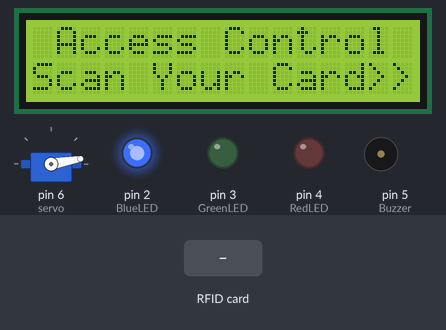
Recording of a sketch running on a simulated Arduino Uno, built with avr-gcc and run on an emulated ATmega328P. Shown: 16×2 character LCD, servo, output pins drawn as LEDs (lit = HIGH), buzzer (waves = sounding). The test bench sets the inputs (shaded band). Pins used as bus, display or sensor lines are not drawn; what the sketch prints to the serial monitor is not drawn.

Above: at 1.3 s.
1.4 s: RFID card 0A C6 3A 03 held to the reader
At 1.61 s:
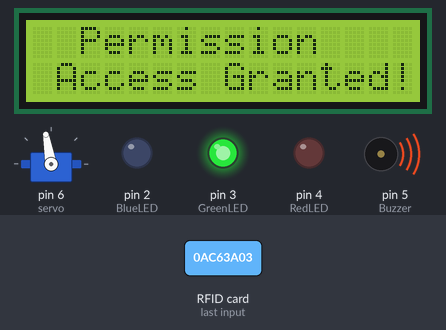
At 3.4 s:
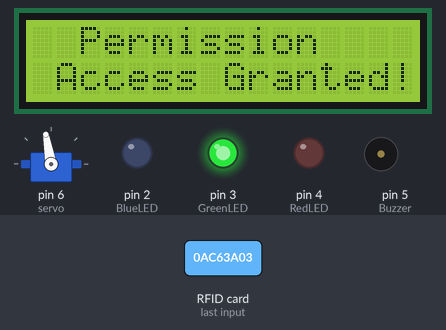
3.7 s: RFID card F3 BB 22 39 held to the reader
At 10.8 s:
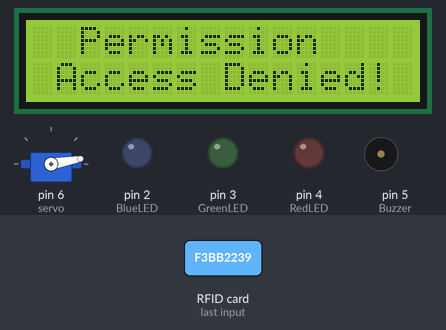
Timing chart, 0 to 12.5 s (numbered marks = the images above; inputs shaded):
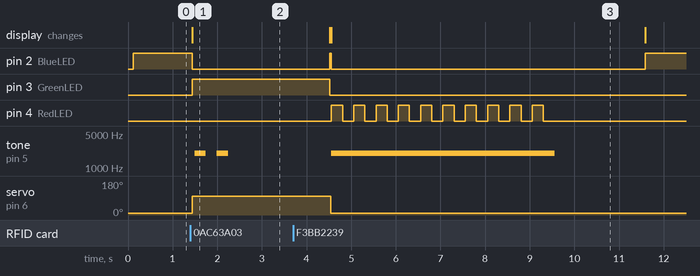

Measured:
- after the input at 1.4 s, pin 2 (BlueLED): HIGH → LOW at once; pin 3 (GreenLED): LOW → HIGH at once; tone on pin 5 (Buzzer): alternates 2000 Hz for 0.25 s and silent for 0.25 s, 4 changes in all, then stays silent, starting after 0.09 s; servo on pin 6 (servo): 10° → 100° at once; the display: changes at once (image 1)
- after the input at 3.7 s, pin 4 (RedLED): alternates HIGH for 0.25 s and LOW for 0.25 s, 20 changes in all, then stays LOW, starting after 0.86 s; tone on pin 5 (Buzzer): silent → 2000 Hz after 0.86 s, → silent 5.0 s later; the display: first differs from a run without the input after 0.86 s (image 3)

The sketch:

acesso_rfid_log.ino.ino
```cpp
#include <SPI.h>
#include <MFRC522.h>
#include <LiquidCrystal_I2C.h>
#include <Servo.h>

#define RST_PIN 9
#define SS_PIN 10

MFRC522 mfrc522(SS_PIN, RST_PIN);

// Substitua pelo seu cartão principal.
String MasterTag = "0A C6 3A 03";

// Mapeamento de UIDs para Nomes dos Donos.
// Adicione mais cartões aqui, se necessário.
const String cardOwners[][2] = {
    {"0A C6 3A 03", "Joao"},
    {"F3 BB 22 39", "Maria"},
    {"12 EF AB AB", "Pedro"},
    {"C4 01 0A 01", "Ana"},
};
const int numCards = sizeof(cardOwners) / sizeof(cardOwners[0]);

String UIDCard = "";

// Verifique o endereco do seu display LCD. A maioria e 0x27 ou 0x3F.
LiquidCrystal_I2C lcd(0x3F, 16, 2);

Servo servo;

#define BlueLED 2
#define GreenLED 3
#define RedLED 4
#define Buzzer 5

String getOwnerName(String uid) {
  for (int i = 0; i < numCards; i++) {
    if (cardOwners[i][0] == uid) {
      return cardOwners[i][1];
    }
  }
  return "Desconhecido";
}

void setup() {
  Serial.begin(9600);
  SPI.begin();
  mfrc522.PCD_Init();
  lcd.init();
  lcd.backlight();
  lcd.clear();
  servo.attach(6);
  servo.write(10);
  pinMode(GreenLED, OUTPUT);
  pinMode(BlueLED, OUTPUT);
  pinMode(RedLED, OUTPUT);
  pinMode(Buzzer, OUTPUT);
  digitalWrite(BlueLED, HIGH);
  lcd.clear();
  lcd.print(" Access Control ");
  lcd.setCursor(0, 1);
  lcd.print("Scan Your Card>>");
}

void loop() {
  digitalWrite(BlueLED, HIGH);
  digitalWrite(RedLED, LOW);
  digitalWrite(GreenLED, LOW);
  noTone(Buzzer);
  servo.write(10);

  if (getUID()) {
    String owner = getOwnerName(UIDCard);

    // Imprime o log de forma estruturada para o Monitor Serial
    if (UIDCard == MasterTag) {
        Serial.print("LOG,");
        Serial.print(UIDCard);
        Serial.print(",");
        Serial.print(owner);
        Serial.println(",Acesso Concedido");

        lcd.clear();
        lcd.setCursor(2, 0);
        lcd.print("Permission");
        lcd.setCursor(0, 1);
        lcd.print(" Access Granted!");

        digitalWrite(GreenLED, HIGH);
        digitalWrite(BlueLED, LOW);
        digitalWrite(RedLED, LOW);
        servo.write(100);
        delay(50);
        for (int i = 0; i < 2; i++) {
            tone(Buzzer, 2000);
            delay(250);
            noTone(Buzzer);
            delay(250);
        }
    } else {
        Serial.print("LOG,");
        Serial.print(UIDCard);
        Serial.print(",");
        Serial.print(owner);
        Serial.println(",Acesso Negado");

        lcd.clear();
        lcd.setCursor(2, 0);
        lcd.print("Permission");
        lcd.setCursor(0, 1);
        lcd.print(" Access Denied!");

        digitalWrite(BlueLED, LOW);
        digitalWrite(GreenLED, LOW);
        tone(Buzzer, 2000);
        servo.write(10);
        for(int i = 0; i < 10;i++){
            digitalWrite(RedLED, HIGH);
            delay(250);
            digitalWrite(RedLED, LOW);
            delay(250);
        }
        noTone(Buzzer);
    }
    delay(2000);
    lcd.clear();
    lcd.print(" Access Control ");
    lcd.setCursor(0, 1);
    lcd.print("Scan Your Card>>");
  }
}

boolean getUID() {
  if (! mfrc522.PICC_IsNewCardPresent()) {
    return false;
  }
  if (! mfrc522.PICC_ReadCardSerial()) {
    return false;
  }
  UIDCard = "";
  for (byte i = 0; i < mfrc522.uid.size; i++) {
    UIDCard.concat(String(mfrc522.uid.uidByte[i] < 0x10 ? " 0" : " "));
    UIDCard.concat(String(mfrc522.uid.uidByte[i], HEX));
  }
  UIDCard.toUpperCase();
  UIDCard = UIDCard.substring(1);
  mfrc522.PICC_HaltA();
  return true;
}
```
